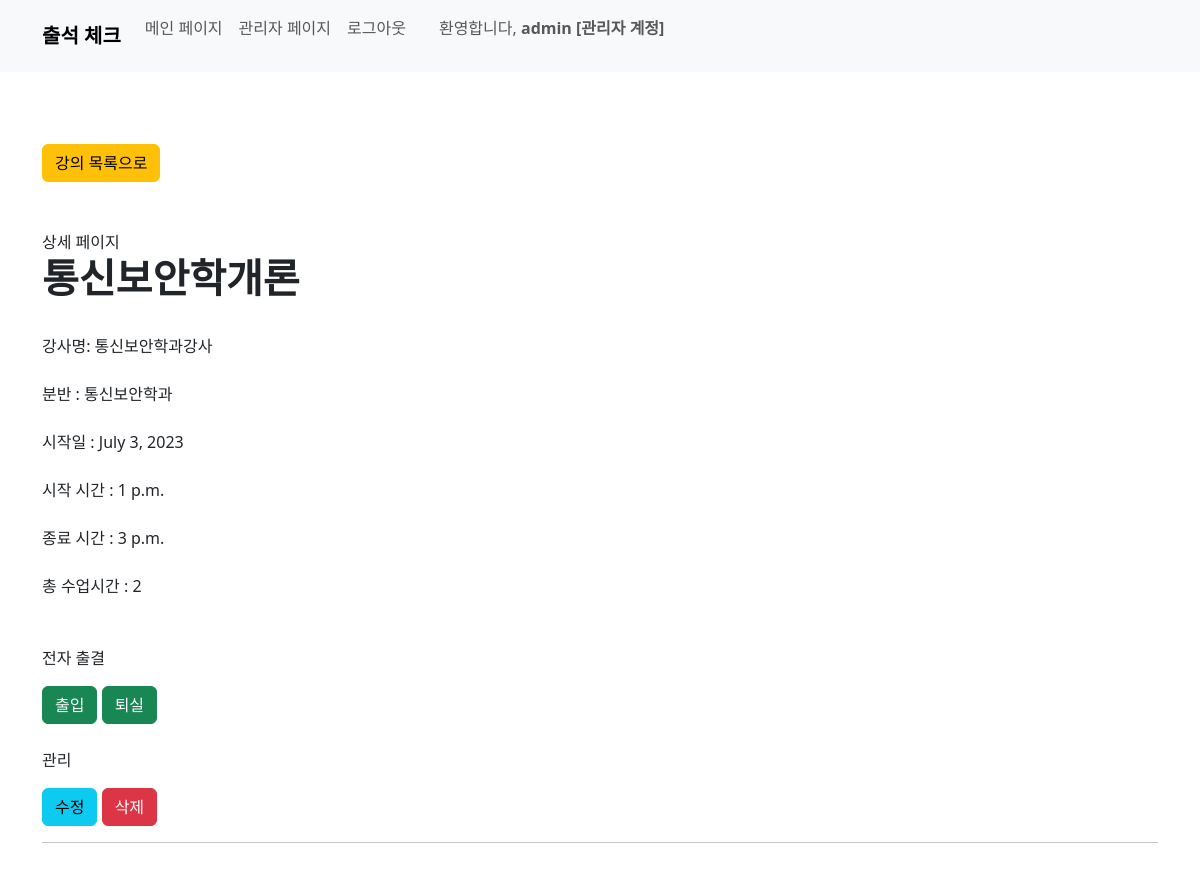
The app's page /course/detail/3/ (signed in), older data.
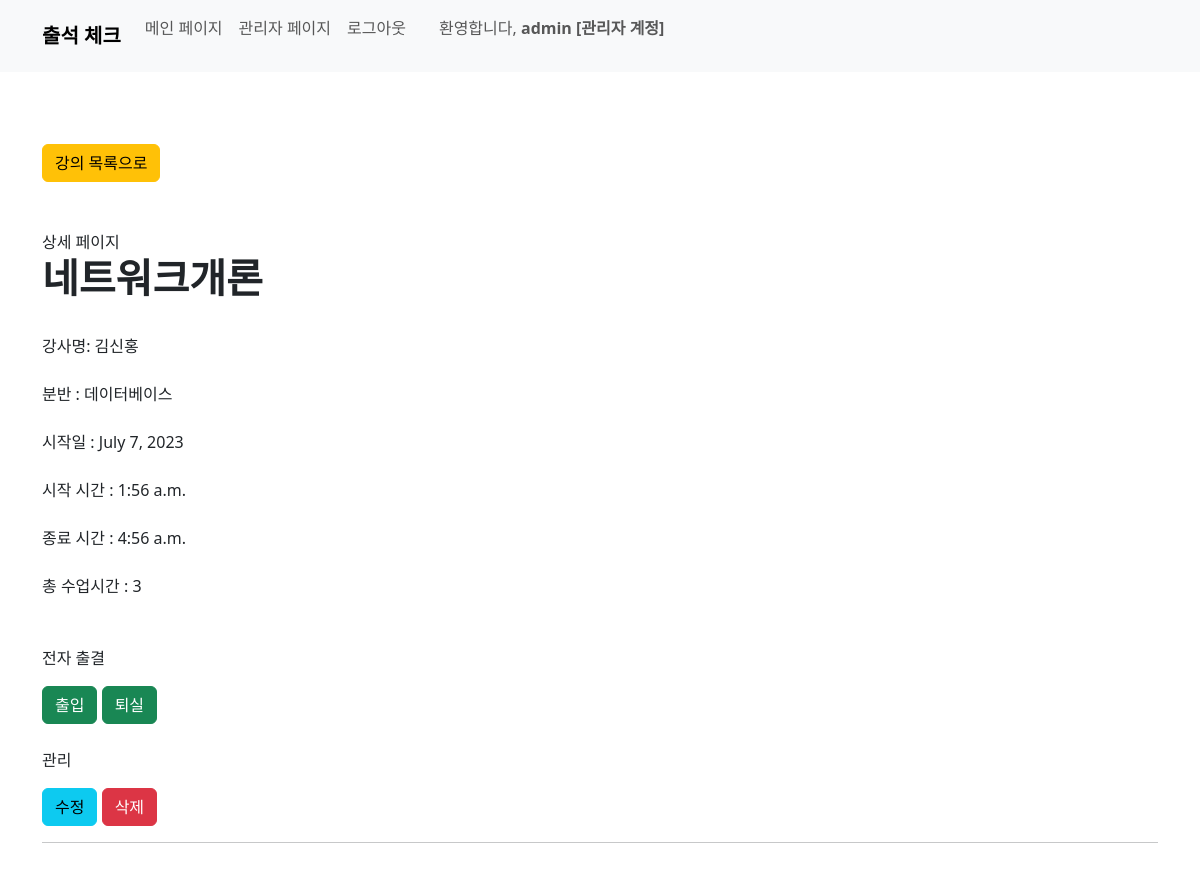
The same page, newer data.
### course/models.py (models this page shows, shortened)
class Course(models.Model):
    course_name = models.CharField(max_length=50)
    teacher_name = models.CharField(max_length=20)
    division_name = models.ForeignKey(Division, on_delete=models.CASCADE)
    start_date = models.DateField()
    start_at = models.TimeField()
    end_at = models.TimeField()
    hours = models.IntegerField()

### user/models.py (models this page shows)
class Division(models.Model):
    name = models.CharField(max_length=50)
    def __str__(self):
        return self.name

### course/views.py (the view)
# urls.py: path('detail/<int:pk>/', views.course_detail, name='course_detail'),
@user_passes_test(lambda u: u.is_staff, login_url='/') # 권한 없으면 홈으로
def course_detail(request, pk):
    course = get_object_or_404(Course, pk=pk)
    context = {'course': course}
    return render(request, 'course/course_detail.html', context)

### course/templates/course/course_detail.html (shortened to what this page needs)
{% load static %}
{% load django_bootstrap5 %}
{% bootstrap_css %}
<!DOCTYPE html>
<html>
<head>
</head>
<body>
  {% include 'home/navbar.html' %}
  <br><br><br>
    <div class="container">
      <a class="btn btn-warning" href="{% url 'course:course_list' course.division_name_id %}" role="button">
        강의 목록으로
      </a>
      <br><br><br>
      상세 페이지
      <h1><b>{{ course.course_name }}</b></h1>
      <br>
      강사명: {{course.teacher_name }} <br><br>
      분반 : {{ course.division_name }} <br><br>
      시작일 : {{ course.start_date }} <br><br>
      시작 시간 : {{ course.start_at }} <br><br>
      종료 시간 : {{ course.end_at }} <br><br>
      총 수업시간 : {{ course.hours}} <br><br>
      <br>
      <p>전자 출결</p>
      <a class="btn btn-success" href="{% url 'course:QRScanner_in' course.pk %}" role="button">출입</a>
      <a class="btn btn-success" href="{% url 'course:QRScanner_out' course.pk %}" role="button">퇴실</a>
      <br><br>
      <p>관리</p>
      <a class="btn btn-info" href="{% url 'course:edit_course' course.pk %}" role="button">수정</a>
      <a class="btn btn-danger" href="{% url 'course:delete_course' course.pk %}" role="button">삭제</a>
      <br>
      <hr>
      <br>
  </div>
</body>
</html>

Row changes from the older to the newer data that the page shows:
changed Course: course_name "통신보안학개론" → "네트워크개론"; teacher_name "통신보안학과강사" → "김신홍"; division_name "통신보안학과" → "데이터베이스"; start_date "July 3, 2023" → "July 7, 2023"; start_at "1 p.m." → "1:56 a.m."; end_at "3 p.m." → "4:56 a.m."; hours "2" → "3"
